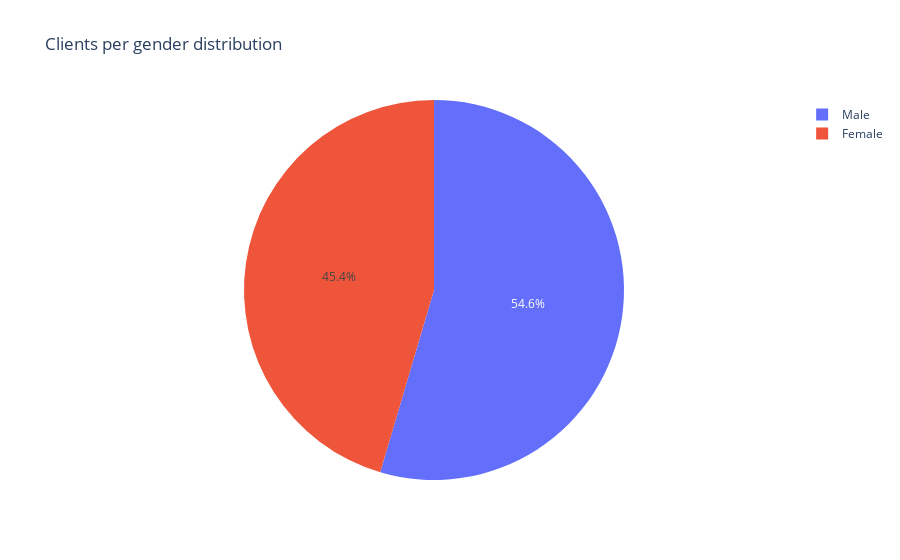

Notebook code for this chart:
### Code cell
#creamos el gráfico circular para ver la distribución de clientes por género
fig = px.pie(gender_percent, values='proportion', names='Gender', title='Clients per gender distribution')
fig.show()

### Figure 1 — Plotly figure (JSON) as saved in the notebook; plotly's stock layout.template omitted (floating-point values rounded to 4 significant figures)
{"data": [{"domain": {"x": [0, 1], "y": [0, 1]}, "hovertemplate": "Gender=%{label}<br>proportion=%{value}<extra></extra>", "labels": ["Male", "Female"], "legendgroup": "", "name": "", "showlegend": true, "type": "pie", "values": [54.57, 45.43]}], "layout": {"legend": {"tracegroupgap": 0}, "title": {"text": "Clients per gender distribution"}}}
